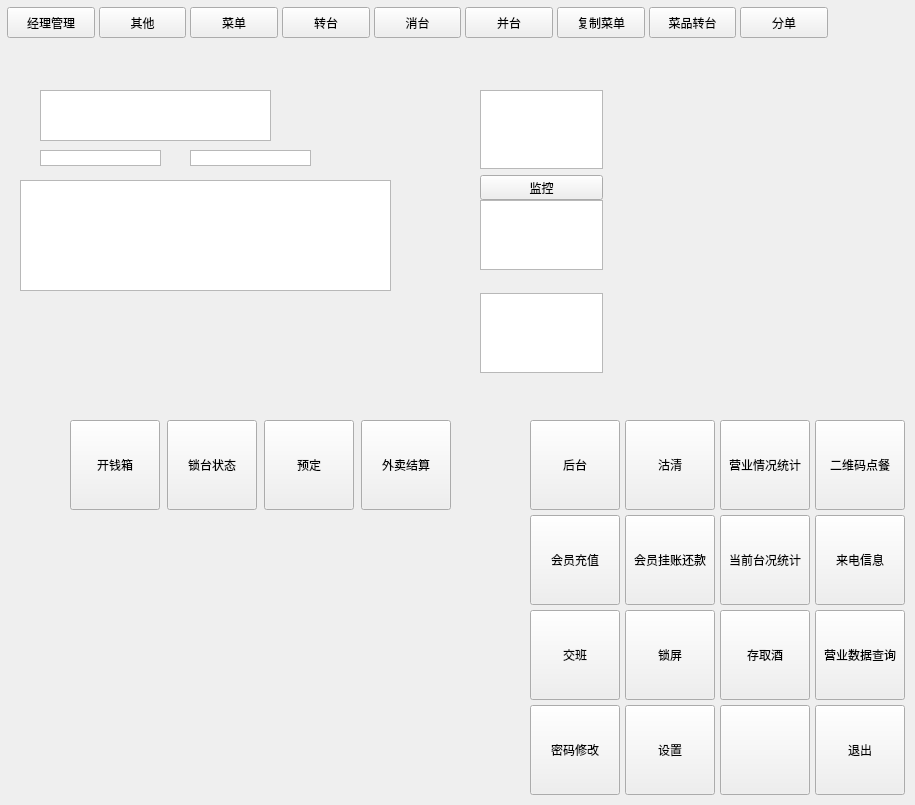
<?xml version="1.0" encoding="UTF-8"?>
<ui version="4.0">
 <class>w_scr_dish_restaurant_dialog</class>
 <widget class="QDialog" name="w_scr_dish_restaurant_dialog">
  <property name="geometry">
   <rect>
    <x>0</x>
    <y>0</y>
    <width>915</width>
    <height>805</height>
   </rect>
  </property>
  <property name="windowTitle">
   <string>Dialog</string>
  </property>
  <property name="styleSheet">
   <string notr="true"/>
  </property>
  <widget class="lds_roundeddialog_title" name="frame_top" native="true">
   <property name="geometry">
    <rect>
     <x>0</x>
     <y>0</y>
     <width>835</width>
     <height>45</height>
    </rect>
   </property>
   <layout class="QHBoxLayout" name="horizontalLayout">
    <property name="spacing">
     <number>4</number>
    </property>
    <property name="leftMargin">
     <number>7</number>
    </property>
    <property name="topMargin">
     <number>7</number>
    </property>
    <property name="rightMargin">
     <number>7</number>
    </property>
    <property name="bottomMargin">
     <number>7</number>
    </property>
    <item>
     <widget class="QPushButton" name="pushButton_set">
      <property name="sizePolicy">
       <sizepolicy hsizetype="Minimum" vsizetype="Expanding">
        <horstretch>0</horstretch>
        <verstretch>0</verstretch>
       </sizepolicy>
      </property>
      <property name="focusPolicy">
       <enum>Qt::NoFocus</enum>
      </property>
      <property name="text">
       <string>经理管理</string>
      </property>
      <property name="icon">
       <iconset resource="../res.qrc">
        <normaloff>:/image/btn_icon/15.png</normaloff>:/image/btn_icon/15.png</iconset>
      </property>
      <property name="iconSize">
       <size>
        <width>21</width>
        <height>21</height>
       </size>
      </property>
      <property name="outer_stylesheet" stdset="0">
       <string>pushbutton_bottom_menu</string>
      </property>
     </widget>
    </item>
    <item>
     <widget class="QPushButton" name="pushButton_other">
      <property name="sizePolicy">
       <sizepolicy hsizetype="Minimum" vsizetype="Expanding">
        <horstretch>0</horstretch>
        <verstretch>0</verstretch>
       </sizepolicy>
      </property>
      <property name="focusPolicy">
       <enum>Qt::NoFocus</enum>
      </property>
      <property name="text">
       <string>其他</string>
      </property>
      <property name="icon">
       <iconset resource="../res.qrc">
        <normaloff>:/image/btn_icon/11.png</normaloff>:/image/btn_icon/11.png</iconset>
      </property>
      <property name="iconSize">
       <size>
        <width>21</width>
        <height>21</height>
       </size>
      </property>
      <property name="outer_stylesheet" stdset="0">
       <string>pushbutton_bottom_menu</string>
      </property>
     </widget>
    </item>
    <item>
     <widget class="QPushButton" name="pushButton_menu">
      <property name="sizePolicy">
       <sizepolicy hsizetype="Minimum" vsizetype="Expanding">
        <horstretch>0</horstretch>
        <verstretch>0</verstretch>
       </sizepolicy>
      </property>
      <property name="focusPolicy">
       <enum>Qt::NoFocus</enum>
      </property>
      <property name="text">
       <string>菜单</string>
      </property>
      <property name="icon">
       <iconset resource="../res.qrc">
        <normaloff>:/image/btn_icon/2.png</normaloff>:/image/btn_icon/2.png</iconset>
      </property>
      <property name="iconSize">
       <size>
        <width>21</width>
        <height>21</height>
       </size>
      </property>
      <property name="outer_stylesheet" stdset="0">
       <string>pushbutton_bottom</string>
      </property>
     </widget>
    </item>
    <item>
     <widget class="public_pushbuton_likerb_pur_unexclusive" name="pushButton_shift">
      <property name="sizePolicy">
       <sizepolicy hsizetype="Minimum" vsizetype="Expanding">
        <horstretch>0</horstretch>
        <verstretch>0</verstretch>
       </sizepolicy>
      </property>
      <property name="focusPolicy">
       <enum>Qt::NoFocus</enum>
      </property>
      <property name="text">
       <string>转台</string>
      </property>
      <property name="icon">
       <iconset resource="../res.qrc">
        <normaloff>:/image/btn_icon/18.png</normaloff>:/image/btn_icon/18.png</iconset>
      </property>
      <property name="iconSize">
       <size>
        <width>21</width>
        <height>21</height>
       </size>
      </property>
      <property name="outer_stylesheet" stdset="0">
       <string>pushbutton_bottom</string>
      </property>
     </widget>
    </item>
    <item>
     <widget class="public_pushbuton_likerb_pur_unexclusive" name="pushButton_canceltable">
      <property name="sizePolicy">
       <sizepolicy hsizetype="Minimum" vsizetype="Expanding">
        <horstretch>0</horstretch>
        <verstretch>0</verstretch>
       </sizepolicy>
      </property>
      <property name="focusPolicy">
       <enum>Qt::NoFocus</enum>
      </property>
      <property name="text">
       <string>消台</string>
      </property>
      <property name="icon">
       <iconset resource="../res.qrc">
        <normaloff>:/image/btn_icon/21.png</normaloff>:/image/btn_icon/21.png</iconset>
      </property>
      <property name="iconSize">
       <size>
        <width>21</width>
        <height>21</height>
       </size>
      </property>
      <property name="outer_stylesheet" stdset="0">
       <string>pushbutton_bottom</string>
      </property>
     </widget>
    </item>
    <item>
     <widget class="public_pushbuton_likerb_pur_unexclusive" name="pushButton_tableCombine">
      <property name="sizePolicy">
       <sizepolicy hsizetype="Minimum" vsizetype="Expanding">
        <horstretch>0</horstretch>
        <verstretch>0</verstretch>
       </sizepolicy>
      </property>
      <property name="focusPolicy">
       <enum>Qt::NoFocus</enum>
      </property>
      <property name="text">
       <string>并台</string>
      </property>
      <property name="icon">
       <iconset resource="../res.qrc">
        <normaloff>:/image/btn_icon/19.png</normaloff>:/image/btn_icon/19.png</iconset>
      </property>
      <property name="iconSize">
       <size>
        <width>21</width>
        <height>21</height>
       </size>
      </property>
      <property name="outer_stylesheet" stdset="0">
       <string>pushbutton_bottom</string>
      </property>
     </widget>
    </item>
    <item>
     <widget class="public_pushbuton_likerb_pur_unexclusive" name="pushButton_dishcopy">
      <property name="sizePolicy">
       <sizepolicy hsizetype="Minimum" vsizetype="Expanding">
        <horstretch>0</horstretch>
        <verstretch>0</verstretch>
       </sizepolicy>
      </property>
      <property name="focusPolicy">
       <enum>Qt::NoFocus</enum>
      </property>
      <property name="text">
       <string>复制菜单</string>
      </property>
      <property name="icon">
       <iconset resource="../res.qrc">
        <normaloff>:/image/q11.png</normaloff>:/image/q11.png</iconset>
      </property>
      <property name="iconSize">
       <size>
        <width>21</width>
        <height>21</height>
       </size>
      </property>
      <property name="outer_stylesheet" stdset="0">
       <string>pushbutton_bottom</string>
      </property>
     </widget>
    </item>
    <item>
     <widget class="public_pushbuton_likerb_pur_unexclusive" name="pushButton_dish_transfer">
      <property name="sizePolicy">
       <sizepolicy hsizetype="Minimum" vsizetype="Expanding">
        <horstretch>0</horstretch>
        <verstretch>0</verstretch>
       </sizepolicy>
      </property>
      <property name="focusPolicy">
       <enum>Qt::NoFocus</enum>
      </property>
      <property name="text">
       <string>菜品转台</string>
      </property>
      <property name="icon">
       <iconset resource="../res.qrc">
        <normaloff>:/image/q9.png</normaloff>:/image/q9.png</iconset>
      </property>
      <property name="iconSize">
       <size>
        <width>21</width>
        <height>21</height>
       </size>
      </property>
      <property name="outer_stylesheet" stdset="0">
       <string>pushbutton_bottom</string>
      </property>
     </widget>
    </item>
    <item>
     <widget class="public_pushbuton_likerb_pur_unexclusive" name="pushButton_div">
      <property name="sizePolicy">
       <sizepolicy hsizetype="Minimum" vsizetype="Expanding">
        <horstretch>0</horstretch>
        <verstretch>0</verstretch>
       </sizepolicy>
      </property>
      <property name="focusPolicy">
       <enum>Qt::NoFocus</enum>
      </property>
      <property name="text">
       <string>分单</string>
      </property>
      <property name="icon">
       <iconset resource="../res.qrc">
        <normaloff>:/image/q10.png</normaloff>:/image/q10.png</iconset>
      </property>
      <property name="iconSize">
       <size>
        <width>21</width>
        <height>21</height>
       </size>
      </property>
      <property name="outer_stylesheet" stdset="0">
       <string>pushbutton_bottom</string>
      </property>
     </widget>
    </item>
   </layout>
  </widget>
  <widget class="QFrame" name="frame_view_table">
   <property name="geometry">
    <rect>
     <x>10</x>
     <y>60</y>
     <width>391</width>
     <height>241</height>
    </rect>
   </property>
   <property name="outer_stylesheet" stdset="0">
    <string>frame_backview</string>
   </property>
   <widget class="table_management_graphicsview" name="graphicsView">
    <property name="geometry">
     <rect>
      <x>10</x>
      <y>120</y>
      <width>371</width>
      <height>111</height>
     </rect>
    </property>
   </widget>
   <widget class="restaurantTableView" name="tableView_ch_tableno">
    <property name="geometry">
     <rect>
      <x>30</x>
      <y>30</y>
      <width>231</width>
      <height>51</height>
     </rect>
    </property>
   </widget>
   <widget class="lds_tableView" name="tableView_list_table">
    <property name="geometry">
     <rect>
      <x>30</x>
      <y>90</y>
      <width>121</width>
      <height>16</height>
     </rect>
    </property>
   </widget>
   <widget class="lds_tableView" name="tableView_list_dish">
    <property name="geometry">
     <rect>
      <x>180</x>
      <y>90</y>
      <width>121</width>
      <height>16</height>
     </rect>
    </property>
   </widget>
  </widget>
  <widget class="QFrame" name="frame">
   <property name="geometry">
    <rect>
     <x>60</x>
     <y>410</y>
     <width>401</width>
     <height>111</height>
    </rect>
   </property>
   <layout class="QGridLayout" name="gridLayout_2">
    <item row="0" column="0">
     <widget class="QPushButton" name="pushButton_open">
      <property name="minimumSize">
       <size>
        <width>90</width>
        <height>90</height>
       </size>
      </property>
      <property name="maximumSize">
       <size>
        <width>90</width>
        <height>90</height>
       </size>
      </property>
      <property name="focusPolicy">
       <enum>Qt::NoFocus</enum>
      </property>
      <property name="text">
       <string>开钱箱</string>
      </property>
      <property name="iconSize">
       <size>
        <width>21</width>
        <height>21</height>
       </size>
      </property>
      <property name="outer_stylesheet" stdset="0">
       <string>pushbutton_type</string>
      </property>
     </widget>
    </item>
    <item row="0" column="4">
     <widget class="lds_pushbutton_wrap" name="pushButton_waimaipay">
      <property name="minimumSize">
       <size>
        <width>90</width>
        <height>90</height>
       </size>
      </property>
      <property name="maximumSize">
       <size>
        <width>90</width>
        <height>90</height>
       </size>
      </property>
      <property name="focusPolicy">
       <enum>Qt::NoFocus</enum>
      </property>
      <property name="text">
       <string>外卖结算</string>
      </property>
      <property name="outer_stylesheet" stdset="0">
       <string>pushbutton_type</string>
      </property>
     </widget>
    </item>
    <item row="0" column="2">
     <widget class="lds_pushbutton_wrap" name="pushButton_lockstate">
      <property name="minimumSize">
       <size>
        <width>90</width>
        <height>90</height>
       </size>
      </property>
      <property name="maximumSize">
       <size>
        <width>90</width>
        <height>90</height>
       </size>
      </property>
      <property name="focusPolicy">
       <enum>Qt::NoFocus</enum>
      </property>
      <property name="text">
       <string>锁台状态</string>
      </property>
      <property name="outer_stylesheet" stdset="0">
       <string>pushbutton_type</string>
      </property>
     </widget>
    </item>
    <item row="0" column="3">
     <widget class="QPushButton" name="pushButton_order">
      <property name="minimumSize">
       <size>
        <width>90</width>
        <height>90</height>
       </size>
      </property>
      <property name="maximumSize">
       <size>
        <width>90</width>
        <height>90</height>
       </size>
      </property>
      <property name="focusPolicy">
       <enum>Qt::NoFocus</enum>
      </property>
      <property name="text">
       <string>预定</string>
      </property>
      <property name="iconSize">
       <size>
        <width>21</width>
        <height>21</height>
       </size>
      </property>
      <property name="outer_stylesheet" stdset="0">
       <string>pushbutton_type</string>
      </property>
     </widget>
    </item>
   </layout>
  </widget>
  <widget class="QFrame" name="frame_manager_view">
   <property name="geometry">
    <rect>
     <x>520</x>
     <y>410</y>
     <width>395</width>
     <height>395</height>
    </rect>
   </property>
   <layout class="QGridLayout" name="gridLayout">
    <property name="leftMargin">
     <number>10</number>
    </property>
    <property name="topMargin">
     <number>10</number>
    </property>
    <property name="rightMargin">
     <number>10</number>
    </property>
    <property name="bottomMargin">
     <number>10</number>
    </property>
    <property name="spacing">
     <number>5</number>
    </property>
    <item row="2" column="3">
     <widget class="lds_pushbutton_wrap" name="pushButton_wine">
      <property name="minimumSize">
       <size>
        <width>90</width>
        <height>90</height>
       </size>
      </property>
      <property name="maximumSize">
       <size>
        <width>90</width>
        <height>90</height>
       </size>
      </property>
      <property name="focusPolicy">
       <enum>Qt::NoFocus</enum>
      </property>
      <property name="text">
       <string>存取酒</string>
      </property>
      <property name="outer_stylesheet" stdset="0">
       <string>pushbutton_type</string>
      </property>
     </widget>
    </item>
    <item row="3" column="1">
     <widget class="lds_pushbutton_wrap" name="pushButton_parameter">
      <property name="minimumSize">
       <size>
        <width>0</width>
        <height>90</height>
       </size>
      </property>
      <property name="maximumSize">
       <size>
        <width>90</width>
        <height>90</height>
       </size>
      </property>
      <property name="focusPolicy">
       <enum>Qt::NoFocus</enum>
      </property>
      <property name="text">
       <string>设置</string>
      </property>
      <property name="outer_stylesheet" stdset="0">
       <string>pushbutton_type</string>
      </property>
     </widget>
    </item>
    <item row="2" column="1">
     <widget class="lds_pushbutton_wrap" name="pushButton_lockscreen">
      <property name="minimumSize">
       <size>
        <width>90</width>
        <height>90</height>
       </size>
      </property>
      <property name="maximumSize">
       <size>
        <width>90</width>
        <height>90</height>
       </size>
      </property>
      <property name="focusPolicy">
       <enum>Qt::NoFocus</enum>
      </property>
      <property name="text">
       <string>锁屏</string>
      </property>
      <property name="outer_stylesheet" stdset="0">
       <string>pushbutton_type</string>
      </property>
     </widget>
    </item>
    <item row="3" column="0">
     <widget class="lds_pushbutton_wrap" name="pushButton_pwdchange">
      <property name="minimumSize">
       <size>
        <width>90</width>
        <height>90</height>
       </size>
      </property>
      <property name="maximumSize">
       <size>
        <width>90</width>
        <height>90</height>
       </size>
      </property>
      <property name="focusPolicy">
       <enum>Qt::NoFocus</enum>
      </property>
      <property name="text">
       <string>密码修改</string>
      </property>
      <property name="outer_stylesheet" stdset="0">
       <string>pushbutton_type</string>
      </property>
     </widget>
    </item>
    <item row="2" column="0">
     <widget class="lds_pushbutton_wrap" name="pushButton_switch">
      <property name="minimumSize">
       <size>
        <width>90</width>
        <height>90</height>
       </size>
      </property>
      <property name="maximumSize">
       <size>
        <width>90</width>
        <height>90</height>
       </size>
      </property>
      <property name="focusPolicy">
       <enum>Qt::NoFocus</enum>
      </property>
      <property name="text">
       <string>交班</string>
      </property>
      <property name="outer_stylesheet" stdset="0">
       <string>pushbutton_type</string>
      </property>
     </widget>
    </item>
    <item row="0" column="0">
     <widget class="lds_pushbutton_wrap" name="pushButton_switchback">
      <property name="minimumSize">
       <size>
        <width>90</width>
        <height>90</height>
       </size>
      </property>
      <property name="maximumSize">
       <size>
        <width>90</width>
        <height>90</height>
       </size>
      </property>
      <property name="focusPolicy">
       <enum>Qt::NoFocus</enum>
      </property>
      <property name="text">
       <string>后台</string>
      </property>
      <property name="outer_stylesheet" stdset="0">
       <string>pushbutton_type</string>
      </property>
     </widget>
    </item>
    <item row="1" column="1">
     <widget class="lds_pushbutton_wrap" name="pushButton_mhangpay">
      <property name="minimumSize">
       <size>
        <width>90</width>
        <height>90</height>
       </size>
      </property>
      <property name="maximumSize">
       <size>
        <width>90</width>
        <height>90</height>
       </size>
      </property>
      <property name="focusPolicy">
       <enum>Qt::NoFocus</enum>
      </property>
      <property name="text">
       <string>会员挂账还款</string>
      </property>
      <property name="outer_stylesheet" stdset="0">
       <string>pushbutton_type</string>
      </property>
     </widget>
    </item>
    <item row="3" column="3">
     <widget class="btnlanguageswicth" name="pushButton_language">
      <property name="minimumSize">
       <size>
        <width>0</width>
        <height>90</height>
       </size>
      </property>
      <property name="maximumSize">
       <size>
        <width>90</width>
        <height>90</height>
       </size>
      </property>
      <property name="focusPolicy">
       <enum>Qt::NoFocus</enum>
      </property>
      <property name="text">
       <string/>
      </property>
      <property name="outer_stylesheet" stdset="0">
       <string>pushbutton_type</string>
      </property>
     </widget>
    </item>
    <item row="3" column="4">
     <widget class="lds_pushbutton_wrap" name="pushButton_exit">
      <property name="minimumSize">
       <size>
        <width>0</width>
        <height>90</height>
       </size>
      </property>
      <property name="maximumSize">
       <size>
        <width>90</width>
        <height>90</height>
       </size>
      </property>
      <property name="focusPolicy">
       <enum>Qt::NoFocus</enum>
      </property>
      <property name="text">
       <string>退出</string>
      </property>
      <property name="outer_stylesheet" stdset="0">
       <string>pushbutton_type</string>
      </property>
     </widget>
    </item>
    <item row="1" column="3">
     <widget class="lds_pushbutton_wrap" name="pushButton_curtable_status">
      <property name="minimumSize">
       <size>
        <width>90</width>
        <height>90</height>
       </size>
      </property>
      <property name="maximumSize">
       <size>
        <width>90</width>
        <height>90</height>
       </size>
      </property>
      <property name="focusPolicy">
       <enum>Qt::NoFocus</enum>
      </property>
      <property name="text">
       <string>当前台况统计</string>
      </property>
      <property name="outer_stylesheet" stdset="0">
       <string>pushbutton_type</string>
      </property>
     </widget>
    </item>
    <item row="1" column="0">
     <widget class="lds_pushbutton_wrap" name="pushButton_mrecharge">
      <property name="minimumSize">
       <size>
        <width>90</width>
        <height>90</height>
       </size>
      </property>
      <property name="maximumSize">
       <size>
        <width>90</width>
        <height>90</height>
       </size>
      </property>
      <property name="focusPolicy">
       <enum>Qt::NoFocus</enum>
      </property>
      <property name="text">
       <string>会员充值</string>
      </property>
      <property name="outer_stylesheet" stdset="0">
       <string>pushbutton_type</string>
      </property>
     </widget>
    </item>
    <item row="0" column="1">
     <widget class="lds_pushbutton_wrap" name="pushButton_guqing_report">
      <property name="maximumSize">
       <size>
        <width>90</width>
        <height>90</height>
       </size>
      </property>
      <property name="focusPolicy">
       <enum>Qt::NoFocus</enum>
      </property>
      <property name="text">
       <string>沽清</string>
      </property>
      <property name="outer_stylesheet" stdset="0">
       <string>pushbutton_type</string>
      </property>
     </widget>
    </item>
    <item row="2" column="4">
     <widget class="lds_pushbutton_wrap" name="pushButton_businessdata_query">
      <property name="minimumSize">
       <size>
        <width>90</width>
        <height>90</height>
       </size>
      </property>
      <property name="maximumSize">
       <size>
        <width>90</width>
        <height>90</height>
       </size>
      </property>
      <property name="focusPolicy">
       <enum>Qt::NoFocus</enum>
      </property>
      <property name="text">
       <string>营业数据查询</string>
      </property>
      <property name="outer_stylesheet" stdset="0">
       <string>pushbutton_type</string>
      </property>
     </widget>
    </item>
    <item row="1" column="4">
     <widget class="lds_pushbutton_wrap" name="pushButton_tel_coming">
      <property name="minimumSize">
       <size>
        <width>90</width>
        <height>90</height>
       </size>
      </property>
      <property name="maximumSize">
       <size>
        <width>90</width>
        <height>90</height>
       </size>
      </property>
      <property name="focusPolicy">
       <enum>Qt::NoFocus</enum>
      </property>
      <property name="text">
       <string>来电信息</string>
      </property>
      <property name="outer_stylesheet" stdset="0">
       <string>pushbutton_type</string>
      </property>
     </widget>
    </item>
    <item row="0" column="3">
     <widget class="lds_pushbutton_wrap" name="pushButton_business_status">
      <property name="minimumSize">
       <size>
        <width>90</width>
        <height>90</height>
       </size>
      </property>
      <property name="maximumSize">
       <size>
        <width>90</width>
        <height>90</height>
       </size>
      </property>
      <property name="focusPolicy">
       <enum>Qt::NoFocus</enum>
      </property>
      <property name="text">
       <string>营业情况统计</string>
      </property>
      <property name="outer_stylesheet" stdset="0">
       <string>pushbutton_type</string>
      </property>
     </widget>
    </item>
    <item row="0" column="4">
     <widget class="lds_pushbutton_wrap" name="pushButton_qr_code_order_over_view">
      <property name="minimumSize">
       <size>
        <width>90</width>
        <height>90</height>
       </size>
      </property>
      <property name="maximumSize">
       <size>
        <width>90</width>
        <height>90</height>
       </size>
      </property>
      <property name="focusPolicy">
       <enum>Qt::NoFocus</enum>
      </property>
      <property name="text">
       <string>二维码点餐</string>
      </property>
      <property name="outer_stylesheet" stdset="0">
       <string>pushbutton_type</string>
      </property>
     </widget>
    </item>
   </layout>
  </widget>
  <widget class="QFrame" name="frame_area">
   <property name="geometry">
    <rect>
     <x>471</x>
     <y>81</y>
     <width>141</width>
     <height>301</height>
    </rect>
   </property>
   <layout class="QVBoxLayout" name="verticalLayout_3" stretch="0,1,0,0,0,0">
    <item>
     <widget class="ftableview" name="tableView_ch_areano">
      <property name="outer_stylesheet" stdset="0">
       <string>tableView_type</string>
      </property>
     </widget>
    </item>
    <item>
     <layout class="QVBoxLayout" name="verticalLayout_2">
      <property name="spacing">
       <number>0</number>
      </property>
      <item>
       <widget class="public_pushbuton_rt_check" name="pushButton_print_state_hheader">
        <property name="minimumSize">
         <size>
          <width>0</width>
          <height>25</height>
         </size>
        </property>
        <property name="maximumSize">
         <size>
          <width>16777215</width>
          <height>25</height>
         </size>
        </property>
        <property name="focusPolicy">
         <enum>Qt::NoFocus</enum>
        </property>
        <property name="text">
         <string>监控</string>
        </property>
        <property name="outer_stylesheet" stdset="0">
         <string>pushbutton_bottom</string>
        </property>
       </widget>
      </item>
      <item>
       <widget class="QTableView" name="tableView_print_state"/>
      </item>
     </layout>
    </item>
    <item>
     <spacer name="verticalSpacer">
      <property name="orientation">
       <enum>Qt::Vertical</enum>
      </property>
      <property name="sizeHint" stdset="0">
       <size>
        <width>20</width>
        <height>40</height>
       </size>
      </property>
     </spacer>
    </item>
    <item>
     <widget class="QWidget" name="widget_switch" native="true">
      <property name="maximumSize">
       <size>
        <width>16777215</width>
        <height>29</height>
       </size>
      </property>
      <widget class="public_pushbuton_likerb_pur" name="pushButton_table">
       <property name="geometry">
        <rect>
         <x>1</x>
         <y>1</y>
         <width>20</width>
         <height>27</height>
        </rect>
       </property>
       <property name="sizePolicy">
        <sizepolicy hsizetype="Ignored" vsizetype="Fixed">
         <horstretch>0</horstretch>
         <verstretch>0</verstretch>
        </sizepolicy>
       </property>
       <property name="text">
        <string/>
       </property>
       <property name="outer_stylesheet" stdset="0">
        <string>pushbutton_bottom</string>
       </property>
      </widget>
      <widget class="public_pushbuton_likerb_pur" name="pushButton_list">
       <property name="geometry">
        <rect>
         <x>30</x>
         <y>1</y>
         <width>20</width>
         <height>27</height>
        </rect>
       </property>
       <property name="sizePolicy">
        <sizepolicy hsizetype="Ignored" vsizetype="Fixed">
         <horstretch>0</horstretch>
         <verstretch>0</verstretch>
        </sizepolicy>
       </property>
       <property name="text">
        <string/>
       </property>
       <property name="outer_stylesheet" stdset="0">
        <string>pushbutton_bottom</string>
       </property>
      </widget>
      <widget class="public_pushbuton_likerb_pur" name="pushButton_map">
       <property name="geometry">
        <rect>
         <x>60</x>
         <y>1</y>
         <width>20</width>
         <height>27</height>
        </rect>
       </property>
       <property name="sizePolicy">
        <sizepolicy hsizetype="Ignored" vsizetype="Fixed">
         <horstretch>0</horstretch>
         <verstretch>0</verstretch>
        </sizepolicy>
       </property>
       <property name="text">
        <string/>
       </property>
       <property name="outer_stylesheet" stdset="0">
        <string>pushbutton_bottom</string>
       </property>
      </widget>
      <widget class="QPushButton" name="pushButton_map_model_edit_and_save">
       <property name="geometry">
        <rect>
         <x>90</x>
         <y>0</y>
         <width>16</width>
         <height>27</height>
        </rect>
       </property>
       <property name="sizePolicy">
        <sizepolicy hsizetype="Ignored" vsizetype="Fixed">
         <horstretch>0</horstretch>
         <verstretch>0</verstretch>
        </sizepolicy>
       </property>
       <property name="text">
        <string/>
       </property>
       <property name="outer_stylesheet" stdset="0">
        <string>pushbutton_bottom</string>
       </property>
      </widget>
     </widget>
    </item>
    <item>
     <widget class="lds_widgetgoing" name="widget_going" native="true">
      <property name="minimumSize">
       <size>
        <width>0</width>
        <height>5</height>
       </size>
      </property>
     </widget>
    </item>
    <item>
     <widget class="QTableView" name="tableView_3"/>
    </item>
   </layout>
  </widget>
  <zorder>frame_area</zorder>
  <zorder>frame</zorder>
  <zorder>frame_manager_view</zorder>
  <zorder>frame_view_table</zorder>
  <zorder>frame_top</zorder>
 </widget>
 <customwidgets>
  <customwidget>
   <class>lds_tableView</class>
   <extends>QTableView</extends>
   <header>lds_tableview.h</header>
  </customwidget>
  <customwidget>
   <class>ftableview</class>
   <extends>QTableView</extends>
   <header>ftableview.h</header>
  </customwidget>
  <customwidget>
   <class>lds_roundeddialog_title</class>
   <extends>QWidget</extends>
   <header>lds_roundeddialog_title.h</header>
   <container>1</container>
  </customwidget>
  <customwidget>
   <class>lds_pushbutton_wrap</class>
   <extends>QPushButton</extends>
   <header>lds_pushbutton_wrap.h</header>
  </customwidget>
  <customwidget>
   <class>public_pushbuton_rt_check</class>
   <extends>QPushButton</extends>
   <header>public_pushbuton_rt_check.h</header>
  </customwidget>
  <customwidget>
   <class>btnlanguageswicth</class>
   <extends>QPushButton</extends>
   <header>btnlanguageswicth.h</header>
  </customwidget>
  <customwidget>
   <class>restaurantTableView</class>
   <extends>QTableView</extends>
   <header>restauranttableview.h</header>
  </customwidget>
  <customwidget>
   <class>lds_widgetgoing</class>
   <extends>QWidget</extends>
   <header>lds_widgetgoing.h</header>
   <container>1</container>
  </customwidget>
  <customwidget>
   <class>table_management_graphicsview</class>
   <extends>QGraphicsView</extends>
   <header>table_management_graphicsview.h</header>
  </customwidget>
  <customwidget>
   <class>public_pushbuton_likerb_pur</class>
   <extends>QPushButton</extends>
   <header>public_pushbuton_likerb_pur.h</header>
  </customwidget>
  <customwidget>
   <class>public_pushbuton_likerb_pur_unexclusive</class>
   <extends>QPushButton</extends>
   <header>public_pushbuton_likerb_pur.h</header>
  </customwidget>
 </customwidgets>
 <resources>
  <include location="../res.qrc"/>
 </resources>
 <connections/>
</ui>
